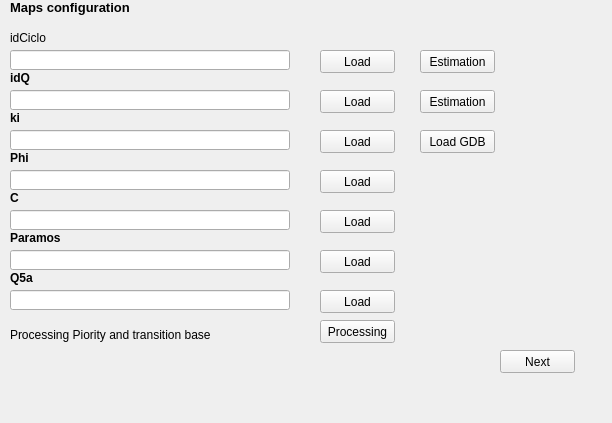
            <widget class="QWidget" name="page_6">
             <property name="geometry">
              <rect>
               <x>0</x>
               <y>0</y>
               <width>612</width>
               <height>423</height>
              </rect>
             </property>
             <attribute name="label">
              <string>Step 6 - Maps Part 2</string>
             </attribute>
             <widget class="QLabel" name="label_27">
              <property name="geometry">
               <rect>
                <x>10</x>
                <y>0</y>
                <width>351</width>
                <height>16</height>
               </rect>
              </property>
              <property name="font">
               <font>
                <pointsize>9</pointsize>
                <weight>75</weight>
                <bold>true</bold>
               </font>
              </property>
              <property name="text">
               <string>&lt;html&gt;&lt;head/&gt;&lt;body&gt;&lt;p&gt;&lt;span style=&quot; font-size:10pt;&quot;&gt;Maps configuration&lt;/span&gt;&lt;/p&gt;&lt;/body&gt;&lt;/html&gt;</string>
              </property>
             </widget>
             <widget class="QLineEdit" name="Path_Raster_ki">
              <property name="geometry">
               <rect>
                <x>10</x>
                <y>130</y>
                <width>280</width>
                <height>20</height>
               </rect>
              </property>
             </widget>
             <widget class="QPushButton" name="Button_Load_idCiclo">
              <property name="geometry">
               <rect>
                <x>320</x>
                <y>50</y>
                <width>75</width>
                <height>23</height>
               </rect>
              </property>
              <property name="text">
               <string>Load</string>
              </property>
             </widget>
             <widget class="QPushButton" name="Button_Load_idQ">
              <property name="geometry">
               <rect>
                <x>320</x>
                <y>90</y>
                <width>75</width>
                <height>23</height>
               </rect>
              </property>
              <property name="text">
               <string>Load</string>
              </property>
             </widget>
             <widget class="QPushButton" name="Button_Estimacion_idQ">
              <property name="geometry">
               <rect>
                <x>420</x>
                <y>90</y>
                <width>75</width>
                <height>23</height>
               </rect>
              </property>
              <property name="text">
               <string>Estimation</string>
              </property>
             </widget>
             <widget class="QPushButton" name="Button_Load_C">
              <property name="geometry">
               <rect>
                <x>320</x>
                <y>210</y>
                <width>75</width>
                <height>23</height>
               </rect>
              </property>
              <property name="text">
               <string>Load</string>
              </property>
             </widget>
             <widget class="QPushButton" name="Button_Load_phi">
              <property name="geometry">
               <rect>
                <x>320</x>
                <y>170</y>
                <width>75</width>
                <height>23</height>
               </rect>
              </property>
              <property name="text">
               <string>Load</string>
              </property>
             </widget>
             <widget class="QLineEdit" name="Path_Raster_idCiclo">
              <property name="geometry">
               <rect>
                <x>10</x>
                <y>50</y>
                <width>280</width>
                <height>20</height>
               </rect>
              </property>
             </widget>
             <widget class="QPushButton" name="Button_Load_Paramos">
              <property name="geometry">
               <rect>
                <x>320</x>
                <y>250</y>
                <width>75</width>
                <height>23</height>
               </rect>
              </property>
              <property name="text">
               <string>Load</string>
              </property>
             </widget>
             <widget class="QPushButton" name="Button_Estimacion_ki">
              <property name="geometry">
               <rect>
                <x>420</x>
                <y>130</y>
                <width>75</width>
                <height>23</height>
               </rect>
              </property>
              <property name="text">
               <string>Load GDB</string>
              </property>
             </widget>
             <widget class="QPushButton" name="Button_Estimacion_idCiclo">
              <property name="geometry">
               <rect>
                <x>420</x>
                <y>50</y>
                <width>75</width>
                <height>23</height>
               </rect>
              </property>
              <property name="text">
               <string>Estimation</string>
              </property>
             </widget>
             <widget class="QLabel" name="label_33">
              <property name="geometry">
               <rect>
                <x>10</x>
                <y>270</y>
                <width>131</width>
                <height>16</height>
               </rect>
              </property>
              <property name="text">
               <string>&lt;html&gt;&lt;head/&gt;&lt;body&gt;&lt;p&gt;&lt;span style=&quot; font-weight:600;&quot;&gt;Q5a&lt;/span&gt;&lt;/p&gt;&lt;/body&gt;&lt;/html&gt;</string>
              </property>
             </widget>
             <widget class="QLabel" name="label_30">
              <property name="geometry">
               <rect>
                <x>10</x>
                <y>150</y>
                <width>131</width>
                <height>16</height>
               </rect>
              </property>
              <property name="text">
               <string>&lt;html&gt;&lt;head/&gt;&lt;body&gt;&lt;p&gt;&lt;span style=&quot; font-weight:600;&quot;&gt;Phi&lt;/span&gt;&lt;/p&gt;&lt;/body&gt;&lt;/html&gt;</string>
              </property>
             </widget>
             <widget class="QLabel" name="label_28">
              <property name="geometry">
               <rect>
                <x>10</x>
                <y>110</y>
                <width>131</width>
                <height>16</height>
               </rect>
              </property>
              <property name="text">
               <string>&lt;html&gt;&lt;head/&gt;&lt;body&gt;&lt;p&gt;&lt;span style=&quot; font-weight:600;&quot;&gt;ki&lt;/span&gt;&lt;/p&gt;&lt;/body&gt;&lt;/html&gt;</string>
              </property>
             </widget>
             <widget class="QPushButton" name="Button_Load_ki">
              <property name="geometry">
               <rect>
                <x>320</x>
                <y>130</y>
                <width>75</width>
                <height>23</height>
               </rect>
              </property>
              <property name="text">
               <string>Load</string>
              </property>
             </widget>
             <widget class="QPushButton" name="Button_Step_6">
              <property name="geometry">
               <rect>
                <x>500</x>
                <y>350</y>
                <width>75</width>
                <height>23</height>
               </rect>
              </property>
              <property name="text">
               <string>Next</string>
              </property>
             </widget>
             <widget class="QLineEdit" name="Path_Raster_Q5a">
              <property name="geometry">
               <rect>
                <x>10</x>
                <y>290</y>
                <width>280</width>
                <height>20</height>
               </rect>
              </property>
             </widget>
             <widget class="QLabel" name="label_31">
              <property name="geometry">
               <rect>
                <x>10</x>
                <y>190</y>
                <width>131</width>
                <height>16</height>
               </rect>
              </property>
              <property name="text">
               <string>&lt;html&gt;&lt;head/&gt;&lt;body&gt;&lt;p&gt;&lt;span style=&quot; font-weight:600;&quot;&gt;C&lt;/span&gt;&lt;/p&gt;&lt;/body&gt;&lt;/html&gt;</string>
              </property>
             </widget>
             <widget class="QLabel" name="label_29">
              <property name="geometry">
               <rect>
                <x>10</x>
                <y>70</y>
                <width>131</width>
                <height>16</height>
               </rect>
              </property>
              <property name="text">
               <string>&lt;html&gt;&lt;head/&gt;&lt;body&gt;&lt;p&gt;&lt;span style=&quot; font-weight:600;&quot;&gt;idQ&lt;/span&gt;&lt;/p&gt;&lt;/body&gt;&lt;/html&gt;</string>
              </property>
             </widget>
             <widget class="QLabel" name="label_32">
              <property name="geometry">
               <rect>
                <x>10</x>
                <y>30</y>
                <width>131</width>
                <height>16</height>
               </rect>
              </property>
              <property name="text">
               <string>&lt;html&gt;&lt;head/&gt;&lt;body&gt;&lt;p&gt;idCiclo&lt;/p&gt;&lt;/body&gt;&lt;/html&gt;</string>
              </property>
             </widget>
             <widget class="QPushButton" name="Button_Run_P_T">
              <property name="geometry">
               <rect>
                <x>320</x>
                <y>320</y>
                <width>75</width>
                <height>23</height>
               </rect>
              </property>
              <property name="text">
               <string>Processing</string>
              </property>
             </widget>
             <widget class="QLabel" name="label_34">
              <property name="geometry">
               <rect>
                <x>10</x>
                <y>230</y>
                <width>131</width>
                <height>16</height>
               </rect>
              </property>
              <property name="text">
               <string>&lt;html&gt;&lt;head/&gt;&lt;body&gt;&lt;p&gt;&lt;span style=&quot; font-weight:600;&quot;&gt;Paramos&lt;/span&gt;&lt;/p&gt;&lt;/body&gt;&lt;/html&gt;</string>
              </property>
             </widget>
             <widget class="QLineEdit" name="Path_Raster_C">
              <property name="geometry">
               <rect>
                <x>10</x>
                <y>210</y>
                <width>280</width>
                <height>20</height>
               </rect>
              </property>
             </widget>
             <widget class="QLabel" name="label_35">
              <property name="geometry">
               <rect>
                <x>10</x>
                <y>310</y>
                <width>261</width>
                <height>51</height>
               </rect>
              </property>
              <property name="text">
               <string>&lt;html&gt;&lt;head/&gt;&lt;body&gt;&lt;p&gt;Processing Piority and transition base&lt;/p&gt;&lt;/body&gt;&lt;/html&gt;</string>
              </property>
             </widget>
             <widget class="QLineEdit" name="Path_Raster_idQ">
              <property name="geometry">
               <rect>
                <x>10</x>
                <y>90</y>
                <width>280</width>
                <height>20</height>
               </rect>
              </property>
             </widget>
             <widget class="QLineEdit" name="Path_Raster_Paramos">
              <property name="geometry">
               <rect>
                <x>10</x>
                <y>250</y>
                <width>280</width>
                <height>20</height>
               </rect>
              </property>
             </widget>
             <widget class="QPushButton" name="Button_Load_Q5a">
              <property name="geometry">
               <rect>
                <x>320</x>
                <y>290</y>
                <width>75</width>
                <height>23</height>
               </rect>
              </property>
              <property name="text">
               <string>Load</string>
              </property>
             </widget>
             <widget class="QLineEdit" name="Path_Raster_phi">
              <property name="geometry">
               <rect>
                <x>10</x>
                <y>170</y>
                <width>280</width>
                <height>20</height>
               </rect>
              </property>
             </widget>
            </widget>
